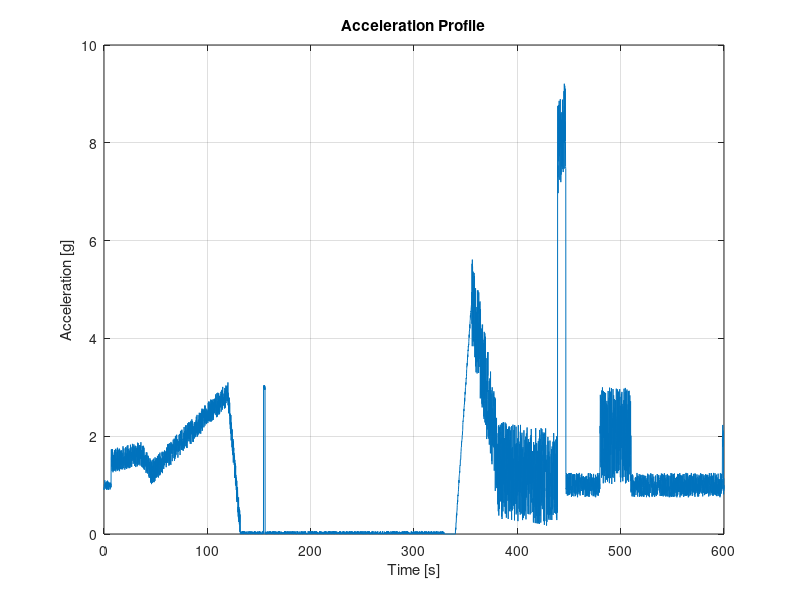

This figure's MATLAB source: (Note: this script raises an error after producing the figure.)
%%%%%%%%%%%%%%%%%%%%%%%%%%%%%%%%%%%%%%%%%%%%%%%%%%%%%%%%%%%%%%%%%%%%%%%%%%%
% AUTHOR: JACOB VALDEZ
% FEMTA Suborbital Experiment
% New Shepard Accecleration Profile Generator
% Generate a complete acceleration profile based on Blue Origin's New
% Shepard rocket. The acceleration profile follows Figure 5b of Llanos et
% al. (2019). The purpose of this file is to provide an acceleration
% profile input for the flight simulation, which depends entirely on the
% acceleration and pressure profiles.
% 
% Llanos et al. (2019), https://doi.org/10.2478/gsr-2019-000.
%%%%%%%%%%%%%%%%%%%%%%%%%%%%%%%%%%%%%%%%%%%%%%%%%%%%%%%%%%%%%%%%%%%%%%%%%%%

clear; clc; close all;

%% PARAMETERS

% Specify noise amplititude based on the five stages of flight: preflight, ascent,
% zero-g, descent, and postflight
amplitude = [0.1 0.25 0.06 1 0.25];

%% INITIALIZATIONS

frequency = 0.1;
t = linspace(0,600,6000);
metric = 9.806625;
imperial = 32;

acceleration = zeros(size(t));

m1 = (1.644-1.452)/36;
b1 = 1.644 - m1*36;
m2 = (1.243-1.644)/(46-36);
b2 = 1.243 - m2*46;
m3 = (2.872-1.243)/(120-46);
b3 = 2.872 - m3*120;
m4 = (0.11-2.872)/(132-120);
b4 = 0.11 - m4*132;
m5 = 4.831/(356-340);
b5 = 4.831 - m5*356;
m6 = (1.653-4.831)/(380-356);
b6 = 1.653 - m6*380;
m7 = (1.124 - 1.653)/(439-280);
b7 = 1.124 - m7*439;
m8 = (8.372 - 1.124)/(447-339);
b8 = 8.372 - m8*447;
m9 = (1.172 - 8.372)/(466-347);
b9 = 1.172 - m8*466;

%% ACCELERATION GENERATION

% Generate a noiseless profile of the acceleration. A noise profile is
% applied based on the parameters of the user.
for i = 1:length(t)
    noise = 2*rand(1)-1;
    if (i < 70)
        acceleration(i) = 1 + noise*amplitude(1);
    elseif (i < 360)
        acceleration(i) = b1 + frequency*i*m1 + noise*amplitude(2);
    elseif (i < 460)
        acceleration(i) = b2 + frequency*i*m2 + noise*amplitude(2);
    elseif (i < 1200)
        acceleration(i) = b3 + frequency*i*m3 + noise*amplitude(2);
    elseif (i < 1320)
        acceleration(i) = b4 + frequency*i*m4 + noise*amplitude(2);
    elseif (i < 3300)
        acceleration(i) = 0 + noise*amplitude(3);
    elseif (i < 3560)
        acceleration(i) = b5 + frequency*i*m5 + noise*amplitude(3);
    elseif (i < 3800)
        acceleration(i) = b6 + frequency*i*m6 + noise*amplitude(4);
    elseif (i < 4390)
        acceleration(i) = b7 + frequency*i*m7 + noise*amplitude(4);
    elseif (i < 4470)
        acceleration(i) = b8 + frequency*i*m8 + noise*amplitude(4);
    elseif (i < 4660)
        acceleration(i) = 1 + noise*amplitude(5);
    elseif (i <= 6000)
        acceleration(i) = 1 + noise*amplitude(5);
    end
end

acceleration(acceleration < 0) = 0;

% Spike the acceleration at particular areas
for i = 1:length(t) 
    noise = 2*rand(1)-1;
    if (i >= 1545 && i < 1560)
        acceleration(i) = 3 + noise*amplitude(3);
    elseif (i >= 4800 && i < 5100)
        acceleration(i) = 2 + noise*amplitude(4);
    elseif (i >= 5985 && i < 5995)
        acceleration(i) = 2 + noise*amplitude(5);
    end
end

plot(t, acceleration)
grid on
title("Acceleration Profile")
xlabel("Time [s]")
ylabel("Acceleration [g]")

out_metric = [t', acceleration' * metric];
out_imperial = [t', acceleration' * imperial];

writematrix(out_metric, "acceleration_Full_metric.csv");
writematrix(out_imperial, "acceleration_Full_imperial.csv");